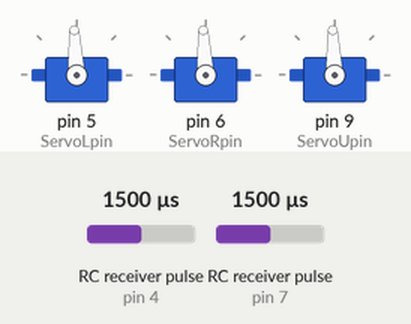
The sketch below on a simulated Arduino Uno, built with avr-gcc and run on an emulated ATmega328P. Parts: 3 × servo. Wiring (inferred from the names in the program): 2 × RC receiver channel: data pin 4 / data pin 7. The test bench sets the inputs (shaded band); at power-on: RC receiver pulse (sensors on pin 4, pin 7) 1500 µs.

Above: at 0.97 s.
1.3 s: RC receiver pulse (sensor on pin 4) set to 1020 µs
At 1.61 s:
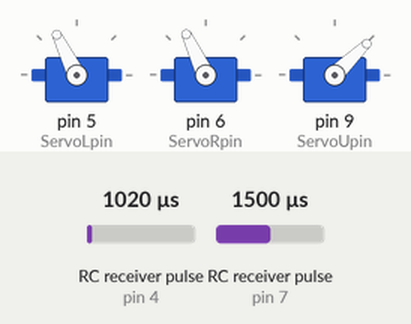
4.3 s: RC receiver pulse (sensor on pin 7) set to 1020 µs
At 5.59 s:
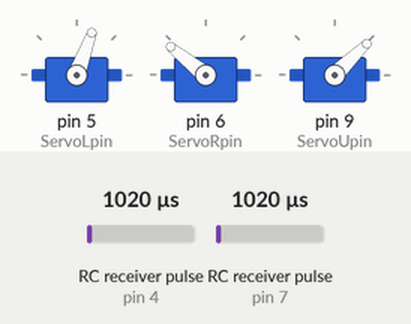
7.3 s: RC receiver pulse (sensor on pin 4) set to 1250 µs
At 7.83 s:
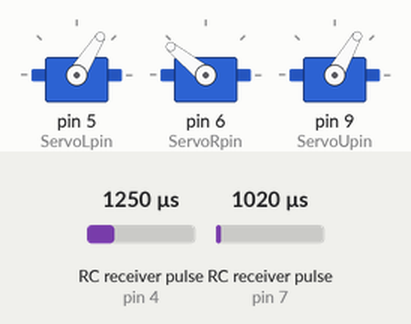
10.3 s: RC receiver pulse (sensor on pin 7) set to 1250 µs
At 10.59 s:
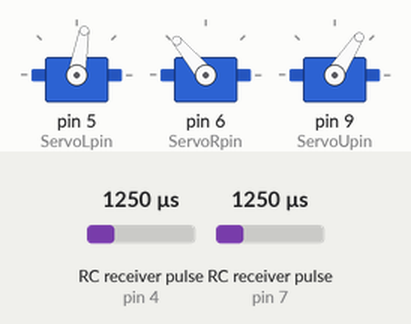
13.3 s: RC receiver pulse (sensor on pin 4) set to 1500 µs
16.3 s: RC receiver pulse (sensor on pin 7) set to 1750 µs
Timing chart, 0 to 20.3 s (numbered marks = the images above; inputs shaded):
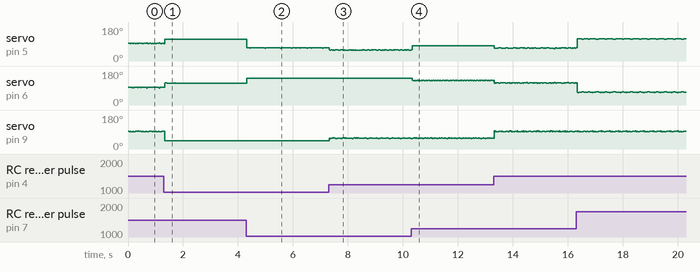

The sketch:

Silent_Runner_Code.ino
```cpp
#include <Servo.h>
// download at https://github.com/GreyGnome/PinChangeInt/archive/master.zip
#include <PinChangeInt.h>

//defines the servo object
Servo ServoL;  //Servo fin stern left
Servo ServoR;  //Servo fin stern right
Servo ServoU;  //Servo fin stern up

#define CH2pin 4 //CH2 = Left/Right Channel
#define CH3pin 7 //CH3 = Up/Down Channel

//defines the servo pins, they must be PWM
#define ServoLpin 5 //Servo fin stern left
#define ServoRpin 6 //Servo fin stern right
#define ServoUpin 9 //Servo fin stern up

//variables for the maneuver calculations
int Rotation;
int Xaxis;

// interrupt stuff
volatile uint8_t updateFlagsShared;

volatile uint16_t vRotation;
volatile uint16_t vXaxis;

uint32_t ulRotationStart;
uint32_t ulXaxisStart;

#define ROTATION_FLAG 1
#define XAXIS_FLAG 2


uint8_t updateChannel;

int ServoLout = 1500; //Servo fin stern left
int ServoRout = 1500; //Servo fin stern right
int ServoUout = 1500; //Servo fin stern up

//max range of the servos

#define MAX_DEG 500
#define MIN_PWM 1500

// divisor for correcting rudder
#define YCORRECTDIV 2
#define UPCORRECTDIV 0.7


void setup()
{

  ServoL.attach(ServoLpin);
  ServoR.attach(ServoRpin);
  ServoU.attach(ServoUpin);

  pinMode(CH2pin, INPUT);
  pinMode(CH3pin, INPUT);

  Xaxis = 0;
  Rotation = 0;


  PCintPort::attachInterrupt(CH2pin, calcRotation,CHANGE);
  PCintPort::attachInterrupt(CH3pin, calcXaxis,CHANGE);

} //setup end

void loop()
{
  static uint16_t vRotationIn;
  static uint16_t vXaxisIn;

  static uint8_t updateFlags;

  if(updateFlagsShared)
  {
    noInterrupts();


    updateFlags = updateFlagsShared;
    if(updateFlags & ROTATION_FLAG)
    {
      vRotationIn = vRotation;
    }

    if(updateFlags & XAXIS_FLAG)
    {
      vXaxisIn = vXaxis;
    }

    updateFlagsShared = 0;

    interrupts();
  }

  if(updateFlags & ROTATION_FLAG) {
    Rotation = -(vRotationIn-MIN_PWM);

    updateChannel |= ROTATION_FLAG;
  }

  if(updateFlags & XAXIS_FLAG) {
    Xaxis = (vXaxisIn-MIN_PWM);

    updateChannel |= XAXIS_FLAG;
  }

  updateFlags = 0;

  updateChannel = 0;

    /* Control Matrix for inverted Y fins

     | Rotation  |  Xaxis  |
     ServoLeft   |    +      |    +    |
     ServoRight  |    +      |    -    |
     ServoUp     |    -      |   N/A   |     */

    ServoLout = (Rotation / YCORRECTDIV) + Xaxis; //calculation of maneuvers
    ServoRout = (Rotation / YCORRECTDIV) - Xaxis;
    ServoUout = -(Rotation / UPCORRECTDIV);

    ServoL.writeMicroseconds(forServo(ServoLout));
    ServoR.writeMicroseconds(forServo(ServoRout));
    ServoU.writeMicroseconds(forServo(ServoUout));


} //loop end


// interrupt routines
void calcRotation() {
  if(digitalRead(CH2pin) == HIGH)
  {
    ulRotationStart = micros();
  }
  else
  {
    vRotation = (uint16_t)(micros() - ulRotationStart);
    updateFlagsShared |= ROTATION_FLAG;
  }
}

void calcXaxis() {
  if(digitalRead(CH3pin) == HIGH)
  {
    ulXaxisStart = micros();
  }
  else
  {
    vXaxis = (uint16_t)(micros() - ulXaxisStart);
    updateFlagsShared |= XAXIS_FLAG;
  }
}

inline long forServo(int s) {
  if (s >= MAX_DEG) {
    s = MAX_DEG;
  } //setÂ´s MAX_DEG as maximum for the servo movement
  if (s <= -MAX_DEG) {
    s = -MAX_DEG;
  } //setÂ´s -MAX_DEG as minimum for the servos
  return s + MIN_PWM; //maps the values from -90 to 90 to the necessary output 10 to 170
}
```

Measured:
- after the input at 4.3 s, servo on pin 6 (ServoRpin): 116° → 141° at once
